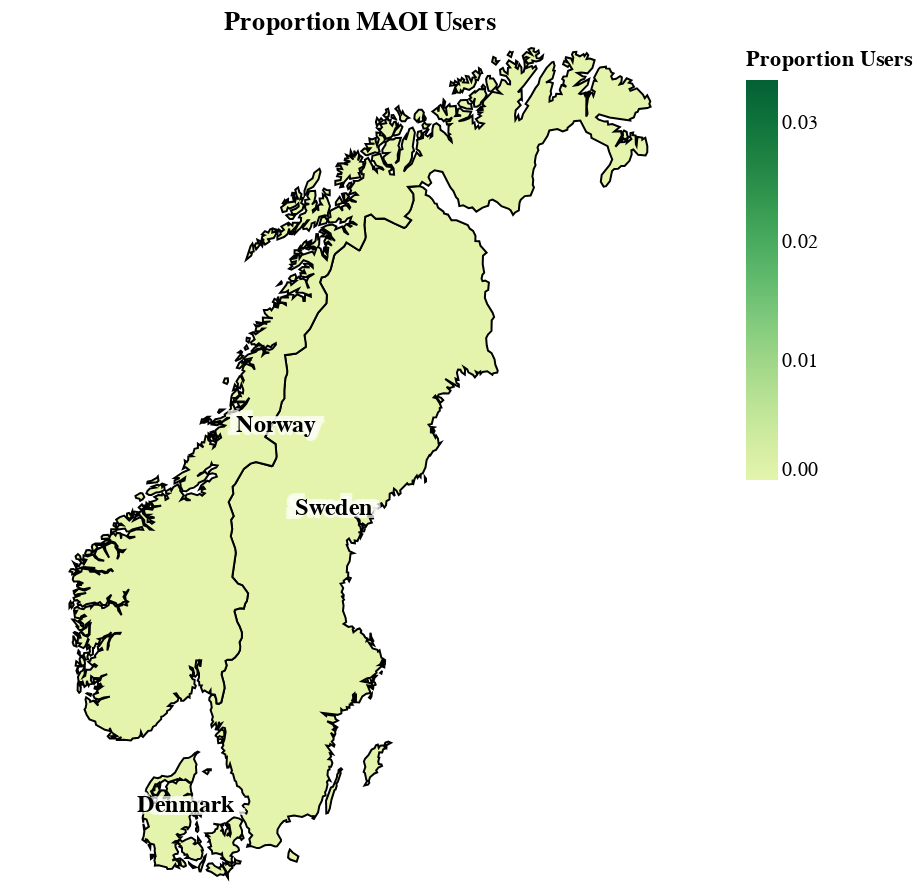
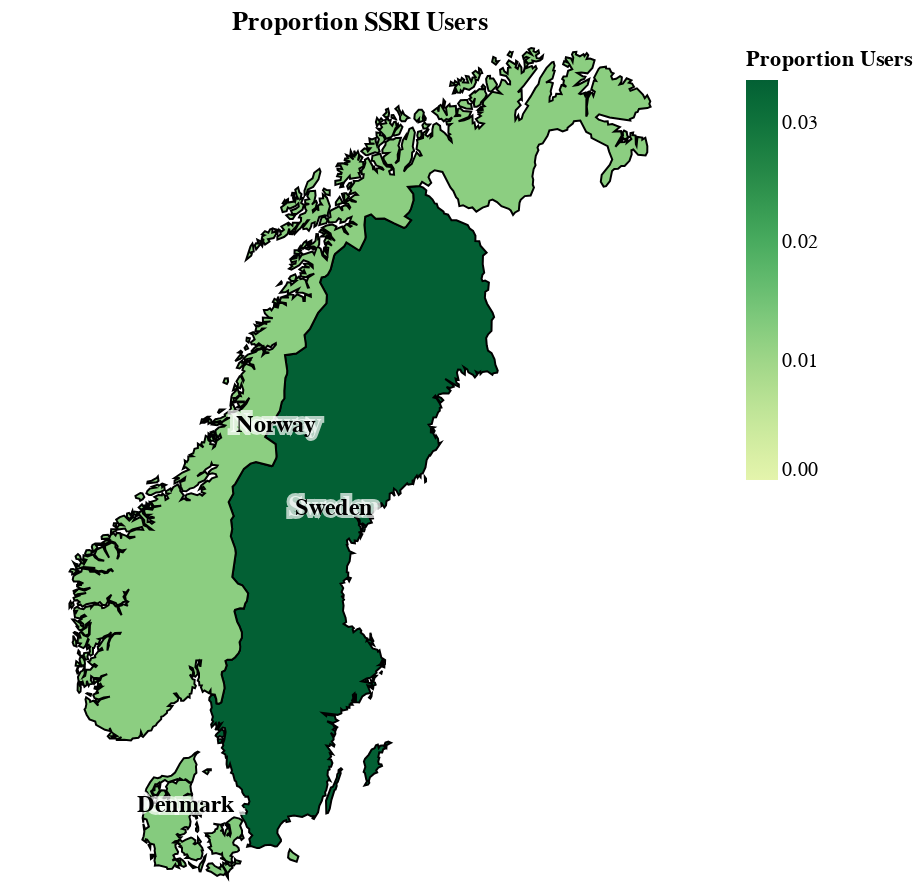
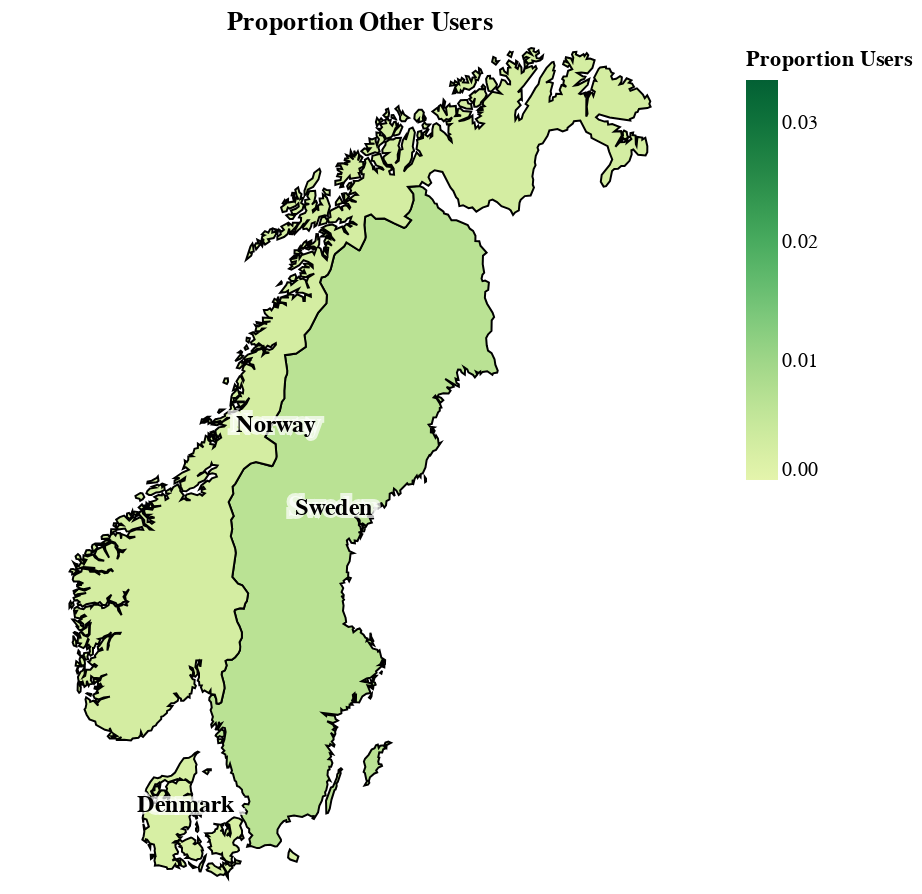
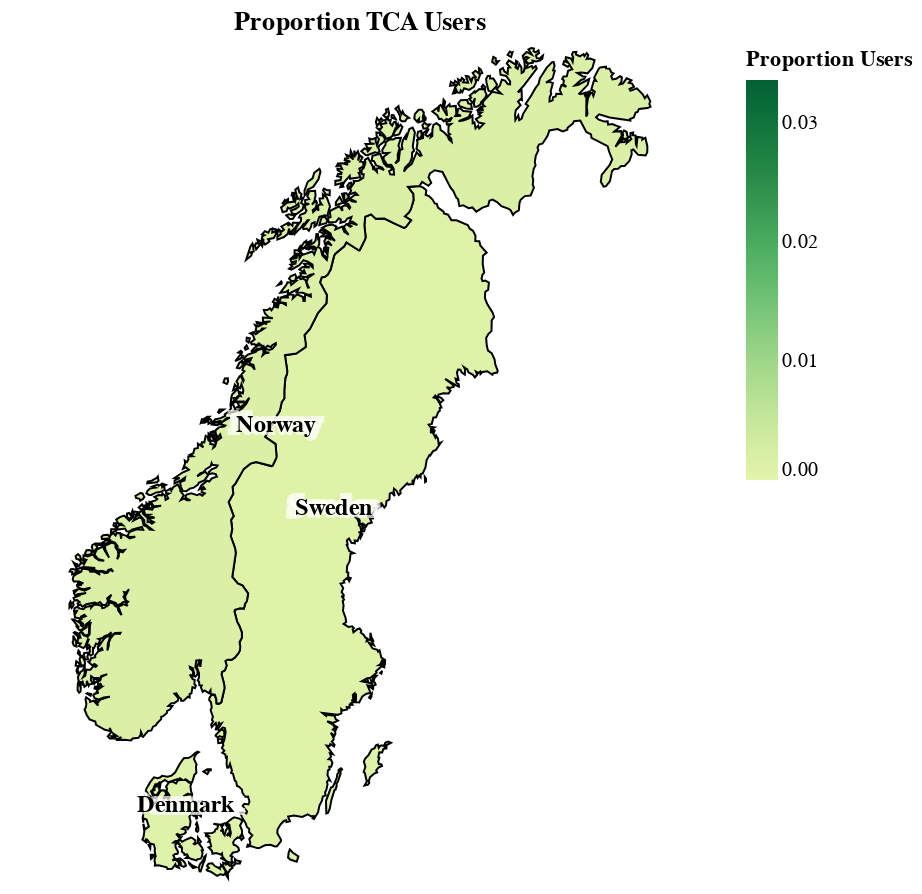

Notebook code cell kept with these figures, in order:
### Code cell
types = ["MAOI", "SSRI", "Other", "TCA"]

min_value = drug_groups_countries_percentages_2017['Proportion Users'].min()
max_value = drug_groups_countries_percentages_2017['Proportion Users'].max()

for i in types: 

    drug = drug_groups_countries_percentages_2017.loc[drug_groups_countries_percentages_2017['drug_group'] == i]
    mapping_percent = scandinavia.merge(drug, on=['country'])

    map = alt.Chart(mapping_percent).mark_geoshape(
        stroke='black',
        strokeWidth=1
    ).encode(
        color=alt.Color('Proportion Users', scale=alt.Scale(scheme="yellowgreen", domain=[drug_groups_countries_percentages_2017['Proportion Users'].min(), drug_groups_countries_percentages_2017['Proportion Users'].max()], clamp=True))
    ).properties(
        title=f"Proportion {i} Users", 
        width = 350, 
        height = 415
    ).project(
        type='mercator'
    )

    text_shadow = alt.Chart(labels).mark_text(
        font='Arial',
        fontSize=14,
        color='white',  
        fontWeight='bold',
        align='center',
        dy=-10,  
        stroke='white',  
        strokeWidth=3,  
        opacity=0.7  
    ).encode(
        longitude='lon:Q',
        latitude='lat:Q',
        text='name:N'
    )

    text_chart = alt.Chart(labels).mark_text(
        font='Arial',
        fontSize=12,
        color='black',
        fontWeight='bold',
        align='center',
        dy=-10
    ).encode(
        longitude='lon:Q',
        latitude='lat:Q',
        text='name:N'
    )

    final_chart = map + text_shadow + text_chart
    
    final_chart.show()

### Figure 1 — Vega-Lite specification as saved in the notebook (floating-point values rounded to 4 significant figures; data arrays with more than 128 entries replaced by an {"elided": "..."} marker saying what was removed)
{"config": {"view": {"continuousWidth": 300, "continuousHeight": 300}}, "layer": [{"data": {"name": "data-52d568f13f3dc8db600207582e8cc5b6"}, "mark": {"type": "geoshape", "stroke": "black", "strokeWidth": 1}, "encoding": {"color": {"field": "Proportion Users", "scale": {"clamp": true, "domain": [0.0, 0.03366], "scheme": "yellowgreen"}, "type": "quantitative"}}, "projection": {"type": "mercator"}, "title": "Proportion MAOI Users"}, {"data": {"name": "data-9d4d72f2deb105251fcab610e5f647aa"}, "mark": {"type": "text", "align": "center", "color": "white", "dy": -10, "font": "Arial", "fontSize": 14, "fontWeight": "bold", "opacity": 0.7, "stroke": "white", "strokeWidth": 3}, "encoding": {"latitude": {"field": "lat", "type": "quantitative"}, "longitude": {"field": "lon", "type": "quantitative"}, "text": {"field": "name", "type": "nominal"}}}, {"data": {"name": "data-9d4d72f2deb105251fcab610e5f647aa"}, "mark": {"type": "text", "align": "center", "color": "black", "dy": -10, "font": "Arial", "fontSize": 12, "fontWeight": "bold"}, "encoding": {"latitude": {"field": "lat", "type": "quantitative"}, "longitude": {"field": "lon", "type": "quantitative"}, "text": {"field": "name", "type": "nominal"}}}], "height": 415, "width": 350, "$schema": "https://vega.github.io/schema/vega-lite/v5.20.1.json", "datasets": {"data-52d568f13f3dc8db600207582e8cc5b6": [{"country": "DK", "hc-group": "admin0", "hc-key": "dk", "hc-a2": "DK", "name": "Denmark", "labelrank": "4", "country-abbrev": "Den.", "subregion": "Northern Europe", "region-wb": "Europe & Central Asia", "iso-a3": "DNK", "iso-a2": "DK", "woe-id": "23424796", "continent": "Europe", "hc-middle-lon": 9.552, "hc-middle-lat": 56.26, "year": 2017, "drug_group": "MAOI", "nusers": 0, "cnt": 1012855, "Proportion Users": 0.0, "type": "Feature", "geometry": {"type": "MultiPolygon", "coordinates": {"elided": "14 rows, 808 float values in total"}}}, {"country": "SE", "hc-group": "admin0", "hc-key": "se", "hc-a2": "SE", "name": "Sweden", "labelrank": "3", "country-abbrev": "Swe.", "subregion": "Northern Europe", "region-wb": "Europe & Central Asia", "iso-a3": "SWE", "iso-a2": "SE", "woe-id": "23424954", "continent": "Europe", "hc-middle-lon": 16.86, "hc-middle-lat": 64.02, "year": 2017, "drug_group": "MAOI", "nusers": 12, "cnt": 1737471, "Proportion Users": 6.907e-06, "type": "Feature", "geometry": {"type": "MultiPolygon", "coordinates": {"elided": "16 rows, 1270 float values in total"}}}, {"country": "NO", "hc-group": "admin0", "hc-key": "no", "hc-a2": "NO", "name": "Norway", "labelrank": "3", "country-abbrev": "Nor.", "subregion": "Northern Europe", "region-wb": "Europe & Central Asia", "iso-a3": "NOR", "iso-a2": "NO", "woe-id": "-90", "continent": "Europe", "hc-middle-lon": 9.234, "hc-middle-lat": 60.78, "year": 2017, "drug_group": "MAOI", "nusers": 0, "cnt": 959237, "Proportion Users": 0.0, "type": "Feature", "geometry": {"type": "MultiPolygon", "coordinates": {"elided": "81 rows, 4512 float values in total"}}}], "data-9d4d72f2deb105251fcab610e5f647aa": [{"name": "Denmark", "lon": 10.05, "lat": 55.97}, {"name": "Sweden", "lon": 16.75, "lat": 62.78}, {"name": "Norway", "lon": 14.13, "lat": 64.45}]}}

### Figure 2 — Vega-Lite specification as saved in the notebook (floating-point values rounded to 4 significant figures; data arrays with more than 128 entries replaced by an {"elided": "..."} marker saying what was removed)
{"config": {"view": {"continuousWidth": 300, "continuousHeight": 300}}, "layer": [{"data": {"name": "data-f99c2d062288990dbbd27026e699e656"}, "mark": {"type": "geoshape", "stroke": "black", "strokeWidth": 1}, "encoding": {"color": {"field": "Proportion Users", "scale": {"clamp": true, "domain": [0.0, 0.03366], "scheme": "yellowgreen"}, "type": "quantitative"}}, "projection": {"type": "mercator"}, "title": "Proportion SSRI Users"}, {"data": {"name": "data-9d4d72f2deb105251fcab610e5f647aa"}, "mark": {"type": "text", "align": "center", "color": "white", "dy": -10, "font": "Arial", "fontSize": 14, "fontWeight": "bold", "opacity": 0.7, "stroke": "white", "strokeWidth": 3}, "encoding": {"latitude": {"field": "lat", "type": "quantitative"}, "longitude": {"field": "lon", "type": "quantitative"}, "text": {"field": "name", "type": "nominal"}}}, {"data": {"name": "data-9d4d72f2deb105251fcab610e5f647aa"}, "mark": {"type": "text", "align": "center", "color": "black", "dy": -10, "font": "Arial", "fontSize": 12, "fontWeight": "bold"}, "encoding": {"latitude": {"field": "lat", "type": "quantitative"}, "longitude": {"field": "lon", "type": "quantitative"}, "text": {"field": "name", "type": "nominal"}}}], "height": 415, "width": 350, "$schema": "https://vega.github.io/schema/vega-lite/v5.20.1.json", "datasets": {"data-f99c2d062288990dbbd27026e699e656": [{"country": "DK", "hc-group": "admin0", "hc-key": "dk", "hc-a2": "DK", "name": "Denmark", "labelrank": "4", "country-abbrev": "Den.", "subregion": "Northern Europe", "region-wb": "Europe & Central Asia", "iso-a3": "DNK", "iso-a2": "DK", "woe-id": "23424796", "continent": "Europe", "hc-middle-lon": 9.552, "hc-middle-lat": 56.26, "year": 2017, "drug_group": "SSRI", "nusers": 13060, "cnt": 1012855, "Proportion Users": 0.01289, "type": "Feature", "geometry": {"type": "MultiPolygon", "coordinates": {"elided": "14 rows, 808 float values in total"}}}, {"country": "SE", "hc-group": "admin0", "hc-key": "se", "hc-a2": "SE", "name": "Sweden", "labelrank": "3", "country-abbrev": "Swe.", "subregion": "Northern Europe", "region-wb": "Europe & Central Asia", "iso-a3": "SWE", "iso-a2": "SE", "woe-id": "23424954", "continent": "Europe", "hc-middle-lon": 16.86, "hc-middle-lat": 64.02, "year": 2017, "drug_group": "SSRI", "nusers": 58475, "cnt": 1737471, "Proportion Users": 0.03366, "type": "Feature", "geometry": {"type": "MultiPolygon", "coordinates": {"elided": "16 rows, 1270 float values in total"}}}, {"country": "NO", "hc-group": "admin0", "hc-key": "no", "hc-a2": "NO", "name": "Norway", "labelrank": "3", "country-abbrev": "Nor.", "subregion": "Northern Europe", "region-wb": "Europe & Central Asia", "iso-a3": "NOR", "iso-a2": "NO", "woe-id": "-90", "continent": "Europe", "hc-middle-lon": 9.234, "hc-middle-lat": 60.78, "year": 2017, "drug_group": "SSRI", "nusers": 11607, "cnt": 959237, "Proportion Users": 0.0121, "type": "Feature", "geometry": {"type": "MultiPolygon", "coordinates": {"elided": "81 rows, 4512 float values in total"}}}], "data-9d4d72f2deb105251fcab610e5f647aa": [{"name": "Denmark", "lon": 10.05, "lat": 55.97}, {"name": "Sweden", "lon": 16.75, "lat": 62.78}, {"name": "Norway", "lon": 14.13, "lat": 64.45}]}}

### Figure 3 — Vega-Lite specification as saved in the notebook (floating-point values rounded to 4 significant figures; data arrays with more than 128 entries replaced by an {"elided": "..."} marker saying what was removed)
{"config": {"view": {"continuousWidth": 300, "continuousHeight": 300}}, "layer": [{"data": {"name": "data-10abf2bcabdb7e8c9de6cc675ef5d3e0"}, "mark": {"type": "geoshape", "stroke": "black", "strokeWidth": 1}, "encoding": {"color": {"field": "Proportion Users", "scale": {"clamp": true, "domain": [0.0, 0.03366], "scheme": "yellowgreen"}, "type": "quantitative"}}, "projection": {"type": "mercator"}, "title": "Proportion Other Users"}, {"data": {"name": "data-9d4d72f2deb105251fcab610e5f647aa"}, "mark": {"type": "text", "align": "center", "color": "white", "dy": -10, "font": "Arial", "fontSize": 14, "fontWeight": "bold", "opacity": 0.7, "stroke": "white", "strokeWidth": 3}, "encoding": {"latitude": {"field": "lat", "type": "quantitative"}, "longitude": {"field": "lon", "type": "quantitative"}, "text": {"field": "name", "type": "nominal"}}}, {"data": {"name": "data-9d4d72f2deb105251fcab610e5f647aa"}, "mark": {"type": "text", "align": "center", "color": "black", "dy": -10, "font": "Arial", "fontSize": 12, "fontWeight": "bold"}, "encoding": {"latitude": {"field": "lat", "type": "quantitative"}, "longitude": {"field": "lon", "type": "quantitative"}, "text": {"field": "name", "type": "nominal"}}}], "height": 415, "width": 350, "$schema": "https://vega.github.io/schema/vega-lite/v5.20.1.json", "datasets": {"data-10abf2bcabdb7e8c9de6cc675ef5d3e0": [{"country": "DK", "hc-group": "admin0", "hc-key": "dk", "hc-a2": "DK", "name": "Denmark", "labelrank": "4", "country-abbrev": "Den.", "subregion": "Northern Europe", "region-wb": "Europe & Central Asia", "iso-a3": "DNK", "iso-a2": "DK", "woe-id": "23424796", "continent": "Europe", "hc-middle-lon": 9.552, "hc-middle-lat": 56.26, "year": 2017, "drug_group": "Other", "nusers": 2264, "cnt": 1012855, "Proportion Users": 0.002235, "type": "Feature", "geometry": {"type": "MultiPolygon", "coordinates": {"elided": "14 rows, 808 float values in total"}}}, {"country": "SE", "hc-group": "admin0", "hc-key": "se", "hc-a2": "SE", "name": "Sweden", "labelrank": "3", "country-abbrev": "Swe.", "subregion": "Northern Europe", "region-wb": "Europe & Central Asia", "iso-a3": "SWE", "iso-a2": "SE", "woe-id": "23424954", "continent": "Europe", "hc-middle-lon": 16.86, "hc-middle-lat": 64.02, "year": 2017, "drug_group": "Other", "nusers": 11560, "cnt": 1737471, "Proportion Users": 0.006653, "type": "Feature", "geometry": {"type": "MultiPolygon", "coordinates": {"elided": "16 rows, 1270 float values in total"}}}, {"country": "NO", "hc-group": "admin0", "hc-key": "no", "hc-a2": "NO", "name": "Norway", "labelrank": "3", "country-abbrev": "Nor.", "subregion": "Northern Europe", "region-wb": "Europe & Central Asia", "iso-a3": "NOR", "iso-a2": "NO", "woe-id": "-90", "continent": "Europe", "hc-middle-lon": 9.234, "hc-middle-lat": 60.78, "year": 2017, "drug_group": "Other", "nusers": 2734, "cnt": 959237, "Proportion Users": 0.00285, "type": "Feature", "geometry": {"type": "MultiPolygon", "coordinates": {"elided": "81 rows, 4512 float values in total"}}}], "data-9d4d72f2deb105251fcab610e5f647aa": [{"name": "Denmark", "lon": 10.05, "lat": 55.97}, {"name": "Sweden", "lon": 16.75, "lat": 62.78}, {"name": "Norway", "lon": 14.13, "lat": 64.45}]}}

### Figure 4 — Vega-Lite specification as saved in the notebook (floating-point values rounded to 4 significant figures; data arrays with more than 128 entries replaced by an {"elided": "..."} marker saying what was removed)
{"config": {"view": {"continuousWidth": 300, "continuousHeight": 300}}, "layer": [{"data": {"name": "data-3cfd8c9bdce807a364fbf4b5129de472"}, "mark": {"type": "geoshape", "stroke": "black", "strokeWidth": 1}, "encoding": {"color": {"field": "Proportion Users", "scale": {"clamp": true, "domain": [0.0, 0.03366], "scheme": "yellowgreen"}, "type": "quantitative"}}, "projection": {"type": "mercator"}, "title": "Proportion TCA Users"}, {"data": {"name": "data-9d4d72f2deb105251fcab610e5f647aa"}, "mark": {"type": "text", "align": "center", "color": "white", "dy": -10, "font": "Arial", "fontSize": 14, "fontWeight": "bold", "opacity": 0.7, "stroke": "white", "strokeWidth": 3}, "encoding": {"latitude": {"field": "lat", "type": "quantitative"}, "longitude": {"field": "lon", "type": "quantitative"}, "text": {"field": "name", "type": "nominal"}}}, {"data": {"name": "data-9d4d72f2deb105251fcab610e5f647aa"}, "mark": {"type": "text", "align": "center", "color": "black", "dy": -10, "font": "Arial", "fontSize": 12, "fontWeight": "bold"}, "encoding": {"latitude": {"field": "lat", "type": "quantitative"}, "longitude": {"field": "lon", "type": "quantitative"}, "text": {"field": "name", "type": "nominal"}}}], "height": 415, "width": 350, "$schema": "https://vega.github.io/schema/vega-lite/v5.20.1.json", "datasets": {"data-3cfd8c9bdce807a364fbf4b5129de472": [{"country": "DK", "hc-group": "admin0", "hc-key": "dk", "hc-a2": "DK", "name": "Denmark", "labelrank": "4", "country-abbrev": "Den.", "subregion": "Northern Europe", "region-wb": "Europe & Central Asia", "iso-a3": "DNK", "iso-a2": "DK", "woe-id": "23424796", "continent": "Europe", "hc-middle-lon": 9.552, "hc-middle-lat": 56.26, "year": 2017, "drug_group": "TCA", "nusers": 993, "cnt": 1012855, "Proportion Users": 0.0009804, "type": "Feature", "geometry": {"type": "MultiPolygon", "coordinates": {"elided": "14 rows, 808 float values in total"}}}, {"country": "SE", "hc-group": "admin0", "hc-key": "se", "hc-a2": "SE", "name": "Sweden", "labelrank": "3", "country-abbrev": "Swe.", "subregion": "Northern Europe", "region-wb": "Europe & Central Asia", "iso-a3": "SWE", "iso-a2": "SE", "woe-id": "23424954", "continent": "Europe", "hc-middle-lon": 16.86, "hc-middle-lat": 64.02, "year": 2017, "drug_group": "TCA", "nusers": 1728, "cnt": 1737471, "Proportion Users": 0.0009945, "type": "Feature", "geometry": {"type": "MultiPolygon", "coordinates": {"elided": "16 rows, 1270 float values in total"}}}, {"country": "NO", "hc-group": "admin0", "hc-key": "no", "hc-a2": "NO", "name": "Norway", "labelrank": "3", "country-abbrev": "Nor.", "subregion": "Northern Europe", "region-wb": "Europe & Central Asia", "iso-a3": "NOR", "iso-a2": "NO", "woe-id": "-90", "continent": "Europe", "hc-middle-lon": 9.234, "hc-middle-lat": 60.78, "year": 2017, "drug_group": "TCA", "nusers": 1735, "cnt": 959237, "Proportion Users": 0.001809, "type": "Feature", "geometry": {"type": "MultiPolygon", "coordinates": {"elided": "81 rows, 4512 float values in total"}}}], "data-9d4d72f2deb105251fcab610e5f647aa": [{"name": "Denmark", "lon": 10.05, "lat": 55.97}, {"name": "Sweden", "lon": 16.75, "lat": 62.78}, {"name": "Norway", "lon": 14.13, "lat": 64.45}]}}
